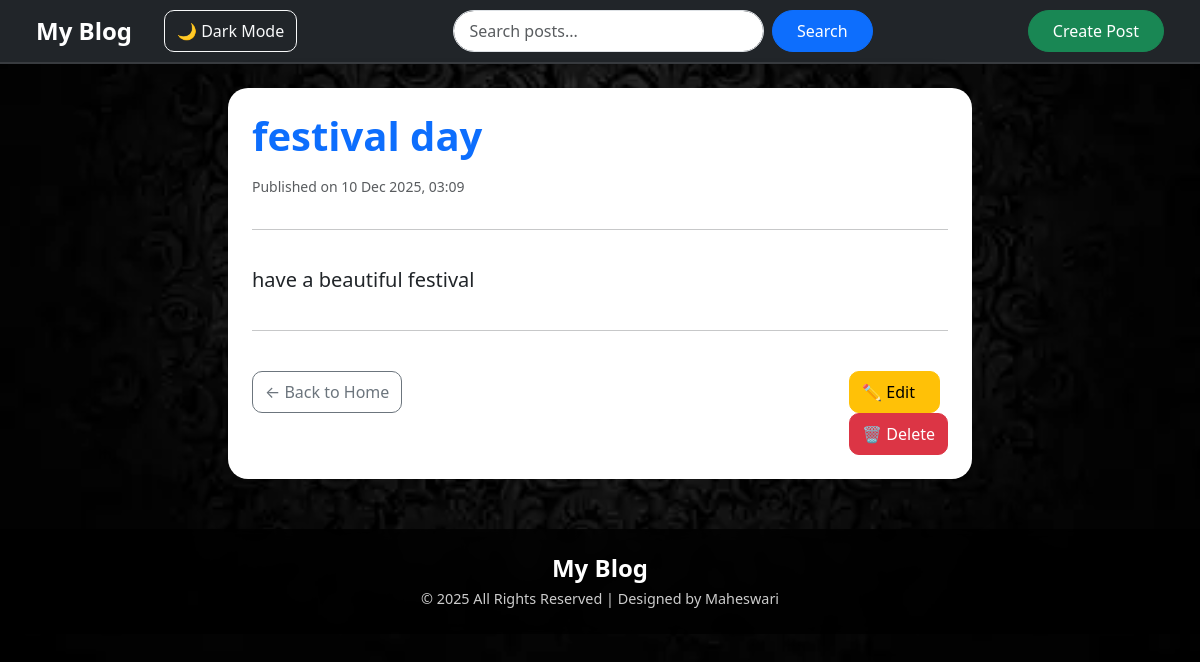
The page /post/knchjfgkb/ on the database its author committed.
### home/models.py (models this page shows, shortened)
class Post(models.Model):
    title = models.CharField(max_length=200)
    slug = models.SlugField(unique=True)
    content = models.TextField()
    created_at = models.DateTimeField(auto_now_add=True)
    updated_at = models.DateTimeField(auto_now=True)

### home/views.py (the view)
# urls.py: path('post/<slug:slug>/',views.detail,name='detail'),
def detail(request, slug):
    post = get_object_or_404(Post, slug=slug)
    return render(request, 'detail.html', {'post': post,'now': datetime.now()})

### templates/detail.html (shortened to what this page needs)
{% extends 'base.html' %}
{% block content %}
<div class="col-lg-8 mx-auto">
    <div class="card shadow-lg border-0 rounded-4 p-4">
        <h1 class="fw-bold mb-3 text-primary">{{ post.title }}</h1>
        <p class="text-muted small mb-3">
            Published on {{ post.created_at|date:"d M Y, H:i" }}
        </p>
        <hr>
        <p class="fs-5 mt-3" style="line-height: 1.8;">
            {{ post.content }}
        </p>
        <hr>
        <div class="d-flex justify-content-between mt-4">
            <a href="{% url 'home' %}" class="btn btn-outline-secondary">
                ← Back to Home
            </a>
            <div>
                <a href="{% url 'edit-post' slug=post.slug %}" class="btn btn-warning me-2">
                    ✏️ Edit
                </a>
                <a href="{% url 'delete-post' slug=post.slug %}" class="btn btn-danger">
                    🗑️ Delete
                </a>
            </div>
        </div>
    </div>
</div>
{% endblock %}

### templates/detail.html (style rules this page uses)
.card { border-radius: 20px !important; }
.btn { border-radius: 10px; }

### rows shown on the page
Post: title "festival day", created_at "10 Dec 2025, 03:09", content "have a beautiful festival"
